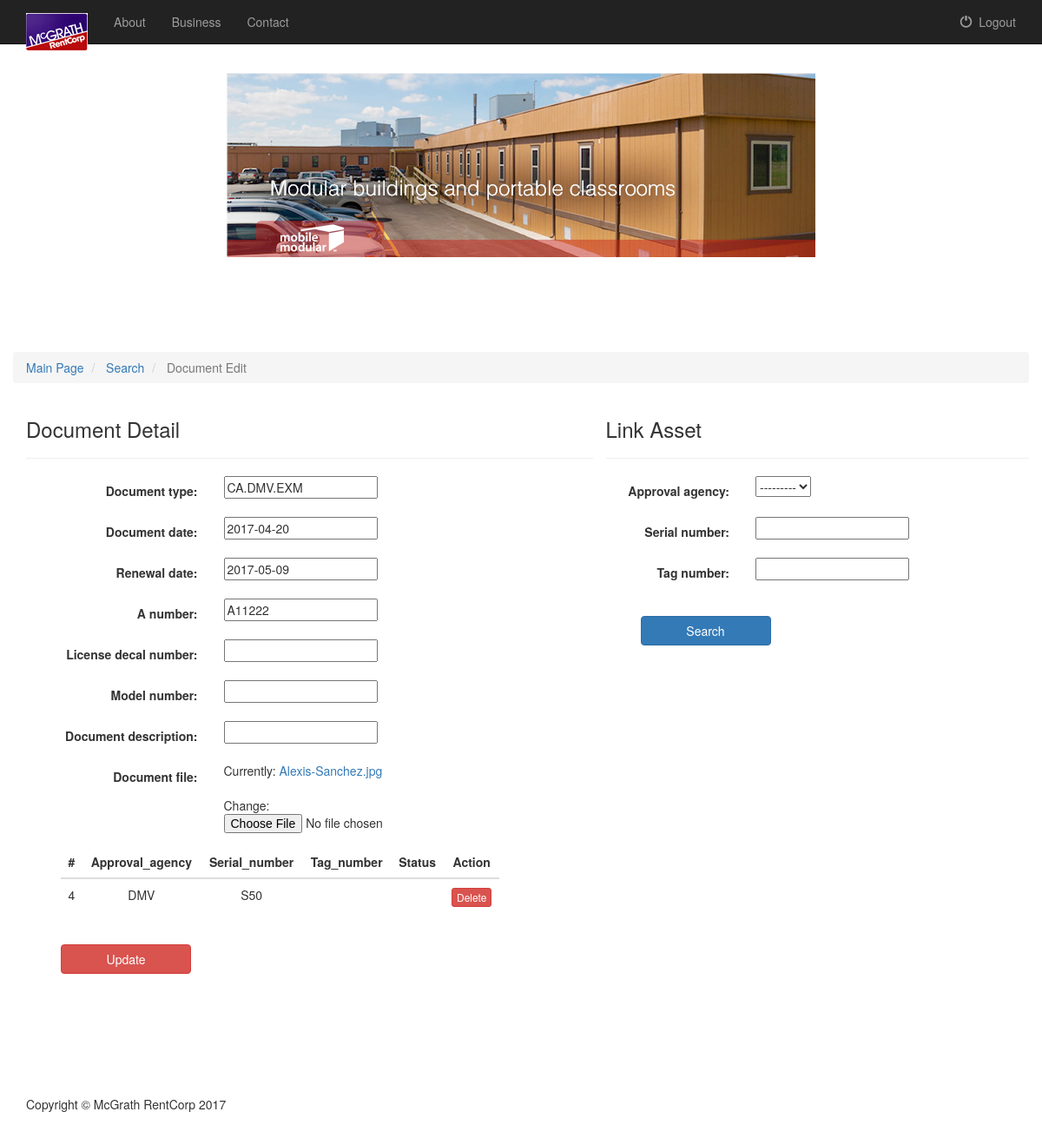
The app's page /Documents/main/search/documentEdit/2/ (signed in) with its own data.
### Documents/models.py (models this page shows, shortened)
class Document(models.Model):
    asset = models.ManyToManyField(Asset, blank=True)
    document_type = models.ForeignKey(DocumentType)
    document_date = models.DateField()
    renewal_date = models.DateField(blank = True, null=True)
    a_number = models.CharField(max_length = 500, blank = True)
    license_decal_number = models.CharField(max_length = 500, blank = True)
    model_number = models.CharField(max_length = 500, blank = True)
    document_description = models.CharField(max_length = 500, blank = True)
    document_file = models.FileField(upload_to='uploads/%Y/%m/%d/')

class ApprovalAgency(models.Model):
    approval_agency = models.CharField(max_length = 500)
    def __str__(self):
        return self.approval_agency

### Documents/views.py (the view, shortened to what this page needs)
# urls.py: url(r'^main/search/documentEdit/(?P<pk>[0-9]+)/$', views.DocumentEditView.as_view(), name='documentEdit'),
@method_decorator(login_required, name='dispatch')
class DocumentEditView(UpdateView):
    model= Document
    form_class = DocEditForm
    second_form_class = AssetLinkForm
    template_name = 'Documents/documentEdit.html'
    def get_context_data(self, **kwargs):
        asset_objects = SearchQuery().searchLinkedAssetsByDocumentId(self.object)
        context = super(DocumentEditView, self).get_context_data(**kwargs)
        context['asset_link_form'] = self.second_form_class(self.request.GET)
        context['document_type_object'] = self.object.document_type
        context['asset_objects'] = asset_objects
        return context

### Documents/form.py
class DocEditForm(forms.ModelForm):
    document_type = forms.CharField(max_length=500)
    class Meta:
        model = Document
        fields = ['document_type', 'document_date', 'renewal_date', 'a_number', 'license_decal_number', 'model_number', 'document_description', 'document_file']

class AssetLinkForm(forms.Form):
    approval_agency = forms.ModelChoiceField(queryset = ApprovalAgency.objects.all(), required=False)
    serial_number = forms.CharField(required=False)
    tag_number = forms.CharField(required=False)

### Documents/data_access.py (called while the page is built, shortened)
    def searchLinkedAssetsByDocumentId(self, document_object):
        result = document_object.asset.all()
        return json.dumps([ItemConverter().convertToDict(item, 'asset_search') for item in result.values()])

    def convertToDict(self, item, search_type):
        itemDict = dict(item)
        if search_type == "asset_search":
            itemDict['asset_type'] = AssetType.objects.get(id=itemDict['asset_type_id']).asset_type
            itemDict['approval_agency'] = ApprovalAgency.objects.get(id=itemDict['approval_agency_id']).approval_agency
        elif search_type == "ocr_search":
            self.convertToJsonSerial('document_date', itemDict)
            self.convertToJsonSerial('renewal_date', itemDict)
        return itemDict

### Documents/models.py (called while the page is built)
    def __str__(self):
        return self.document_type + " " + self.document_type_desc

### Documents/templates/Documents/documentEdit.html (shortened to what this page needs)
{% extends 'Documents/base.html' %}
{% block link %} ref="{% url 'Documents:main' %}"{% endblock %}
{% block body %}
<section>
	<div class="container">
	    <div class="row row-content">
			<ol class="breadcrumb">
				<li	class="breadcrumb-item">
					<a href=" {% url 'Documents:main' %}">Main Page</a>
				</li>
				<li	class="breadcrumb-item">
					<a href=" {% url 'Documents:search' %}">Search</a>
				</li>
				<li	class="breadcrumb-item active">
					Document Edit
				</li>
			</ol>
		</div>
		<div class="row row-content">
			<div class="col-sm-12 col-md-7">
				<h3>Document Detail</h3>
				<hr>
				<form class="form-horizontal" action="" method="post" enctype="multipart/form-data">
				{% for field in form %}
				{% if field == form.document_type %}
					<div class="form-group">
						<label class="control-label col-sm-4">{{field.label_tag}}</label>
						<div class="col-sm-8">{{ field }}</div>
					</div>
				{% else %}
                    <div class="form-group">
                        <label class="control-label col-sm-4">{{ field.label_tag }}</label>
                        <div class="col-sm-8">{{ field }}</div>
                    </div>
                {% endif %}
                {% endfor %}
				{% include 'Documents/asset-selected-table-template.html' %}
					<div class="form-group" style="margin-left: 40px">
						<button id="document_update_submit_button" type="submit" class="btn btn-danger">Update</button>
					</div>
				</form>
			</div>
		    {% include 'Documents/asset-link-form-template.html' %}
		</div>
	</div>
</section>
{% endblock %}

### Documents/templates/Documents/asset-link-form-template.html (shortened to what this page needs)
<div class="col-sm-12 col-md-5">
	<div class="row row-content">
		<h3>Link Asset</h3>
		<hr>
		<form class="form-horizontal" action="" method="post"
			id="asset_link_form">
			{% csrf_token %} {% for field in asset_link_form %}
			<div class="form-group">
				<label class="control-label col-sm-4">{{field.label_tag}}</label>
				<div class="col-sm-8">{{ field }}</div>
			</div>
			{% endfor %}
			<br />
			<div class="form-group" style="margin-left: 40px"">
				<button type="submit" class="btn btn-primary">Search</button>
			</div>
		</form>
	</div>
</div>

### Documents/static/Documents/css/styles.css (style rules this page uses)
body { margin-top: 50px; }
section { padding: 75px 0; }
button { width: 150px; }

### records on screen
Document: form "CA.DMV.EXM", form "2017-04-20" "2017-05-09" "A11222"
ApprovalAgency: asset_link_form "---------"

### other values on screen
{{ field.label_tag }} "Document type:"
{{ field.label_tag }} "Document date:" "Renewal date:" "A number:" "License decal number:" "Model number:" "Document description:" "Document file:"
{{ field.label_tag }} "Approval agency:" "Serial number:" "Tag number:"
